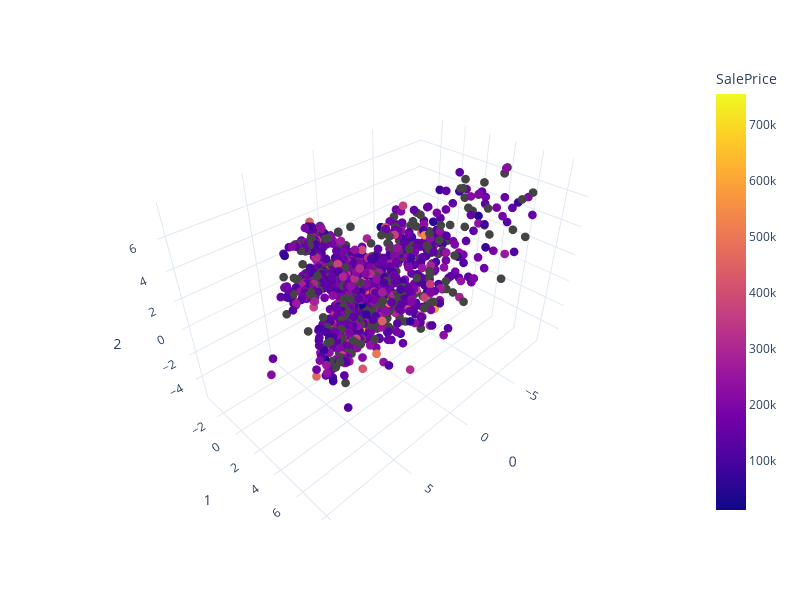

The notebook cell saved with this chart:
### Code cell
def update_scatter3d(fig):
    fig.update_traces({'marker':{'size':3}})
    fig.show(config={'scrollZoom':False})

fig = px.scatter_3d(combined_plot_df, x=0,y=1,z=2, width=800, height=600, color = "SalePrice", template = 'plotly_white')
update_scatter3d(fig)

### Figure 1 — Plotly figure (JSON) as saved in the notebook; plotly's stock layout.template omitted (floating-point values rounded to 4 significant figures; data arrays with more than 128 entries replaced by an {"elided": "..."} marker saying what was removed)
{"data": [{"hovertemplate": "0=%{x}<br>1=%{y}<br>2=%{z}<br>SalePrice=%{marker.color}<extra></extra>", "legendgroup": "", "marker": {"color": {"elided": "2745 int values"}, "coloraxis": "coloraxis", "size": 3, "symbol": "circle"}, "mode": "markers", "name": "", "scene": "scene", "showlegend": false, "type": "scatter3d", "x": {"elided": "2745 float values"}, "y": {"elided": "2745 float values"}, "z": {"elided": "2745 float values"}}], "layout": {"coloraxis": {"colorbar": {"title": {"text": "SalePrice"}}, "colorscale": [[0, "#0d0887"], [0.1111, "#46039f"], [0.2222, "#7201a8"], [0.3333, "#9c179e"], [0.4444, "#bd3786"], [0.5556, "#d8576b"], [0.6667, "#ed7953"], [0.7778, "#fb9f3a"], [0.8889, "#fdca26"], [1, "#f0f921"]]}, "height": 600, "legend": {"tracegroupgap": 0}, "margin": {"t": 60}, "scene": {"aspectmode": "auto", "aspectratio": {"x": 1.309, "y": 0.8556, "z": 0.893}, "domain": {"x": [0, 1], "y": [0, 1]}, "xaxis": {"title": {"text": "0"}, "type": "linear"}, "yaxis": {"title": {"text": "1"}, "type": "linear"}, "zaxis": {"title": {"text": "2"}, "type": "linear"}}, "width": 800}}
